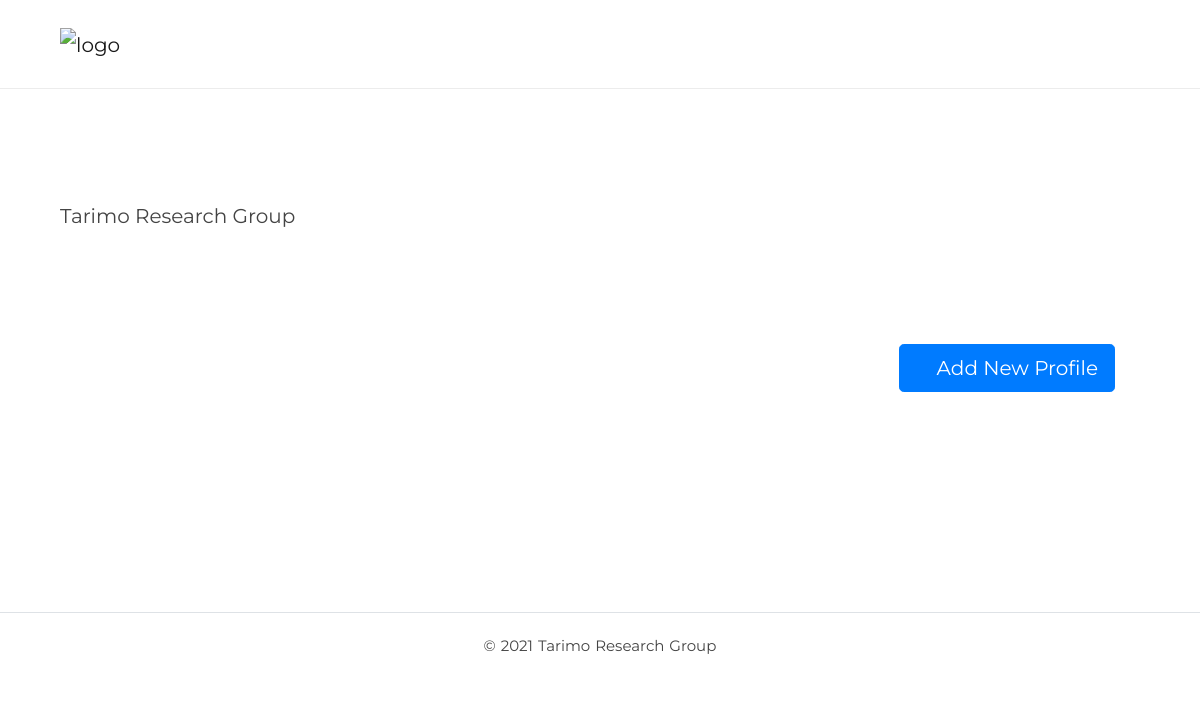
Page /about/ on the earlier database version.
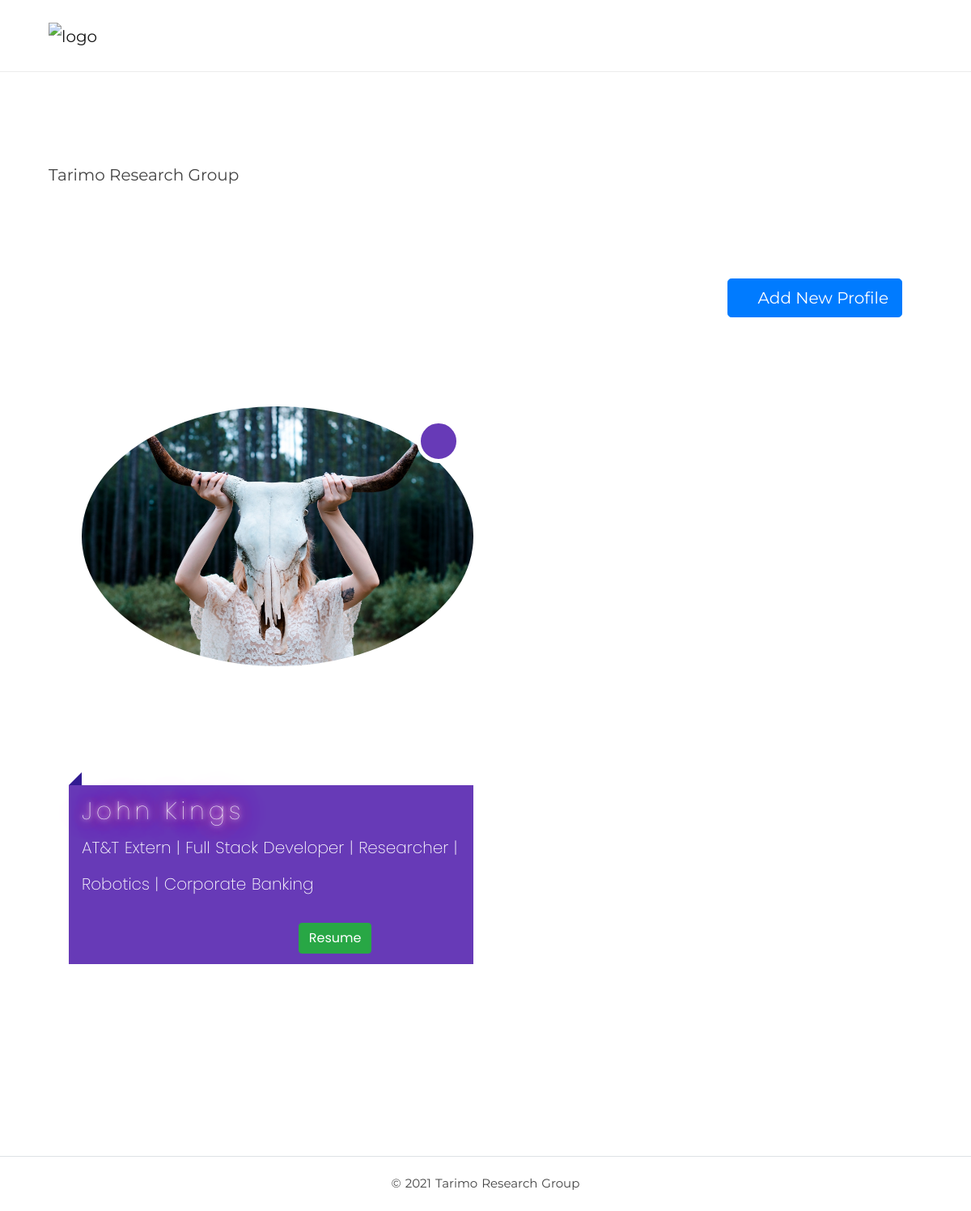
Same page on the later database version.
### research_site/models.py (models this page shows, shortened)
class Profile(models.Model):
    first_name = models.CharField(max_length=32, null=True)
    last_name = models.CharField(max_length=32, null=True)
    headline = models.CharField(max_length=100, null=True)
    bio = models.TextField(max_length=350, null=True)
    linkedin = models.CharField(max_length=250, null=True)
    github = models.CharField(max_length=250, null=True)
    picture = models.ImageField(upload_to='profile_pics', null=True)
    resume = models.FileField(upload_to ='docs', null=True)
    skills = models.CharField(max_length=300, null=True)
    @property
    def get_skills(self):
        return self.skills.split(',')

### research_site/views.py (the view)
# urls.py: path('about/', AboutPage.as_view(), name='about'),
class AboutPage(TemplateView):
    template_name = 'about.html'
    def get(self, request, *args, **kwargs):
        context = {
            'profiles': Profile.objects.order_by('-pk'),
            'images': Gallery.objects.order_by('-pk'),
        }
        return render(request, self.template_name, context)

### templates/about.html (shortened to what this page needs)
{% extends "base.html" %}
{% block content %}
Tarimo Research Group
<section class="container">
      <section>
    <div class="md-6 float-right">
      <a href="{% url 'profile_create' %}" class="btn btn-primary btn-lg" role="button" aria-disabled="true"><i class="fas fa-plus" title="Add Task"></i> Add New Profile</a>
    </div>
</section>
    <div class="row active-with-click">
        {% for profile in profiles %}
        <div class="col-md-6 col-sm-6 col-xs-12" style="display:inline-block;">
            <article class="material-card Deep-Purple">
                <h2 class="card2 ">
                    <span style="font-size:30px; font-weight: 100; text-shadow: 0 0 5px #fff, 0 0 10px #fff, 0 0 15px #ff2d95, 0 0 20px #ff2d95, 0 0 30px #ff2d95, 0 0 40px #ff2d95, 0 0 50px #ff2d95, 0 0 75px #ff2d95; letter-spacing: 5px; opacity:1;">{{ profile.first_name }} {{profile.last_name}}</span>
                    <p style="font-size:20px;">{{ profile.headline }}</p>
                    <strong>
                      <a class="btn-floating btn-lg btn-li" type="button" role="button" href="{{ profile.linkedin }}" href="#" target="_blank"><i class="fab fa-linkedin-in"></i></a>
                      <a class="btn-floating btn-lg btn-git" type="button" role="button" href="{{ profile.github }}" target="_blank"><i class="fab fa-github"></i></a>
                      <a class="btn-floating btn-lg btn-fb" type="button" role="button" href="{{ profile.facebook }}" target="_blank"><i class="fab fa-facebook-f"></i></a>
                      <a class="btn-floating btn-lg btn-ins" type="button" role="button" href="{{ profile.instagram }}" target="_blank"><i class="fab fa-instagram"></i></a>
                      <a class="btn-floating btn-lg btn-tw" type="button" role="button" href="{{ profile.twitter }}" target="_blank"><i class="fab fa-twitter"></i></a>
                      <a href="{{ profile.resume.url }}" target="_blank"><button type="button" class="btn btn-success">Resume</button></a>
                    </strong>
                </h2>
                <div class="mc-content">
                    <div class="img-container">
                        <img src="{{ profile.picture.url }}" alt="" class="mx-auto rounded-circle img-fluid">
                    </div>
                </div>
                <a class="mc-btn-action">
                    <i class="fa fa-bars"></i>
                </a>
            </article>
        </div>
        <br><br><br><br><br><br>
        {% endfor %}
    </div>
</section>
{% endblock %}

Differences in the rows shown:
added Profile: first_name "John", last_name "Kings", headline "AT&T Extern | Full Stack Developer | Researcher | Robotics | Corporate Banking", picture (picture)
